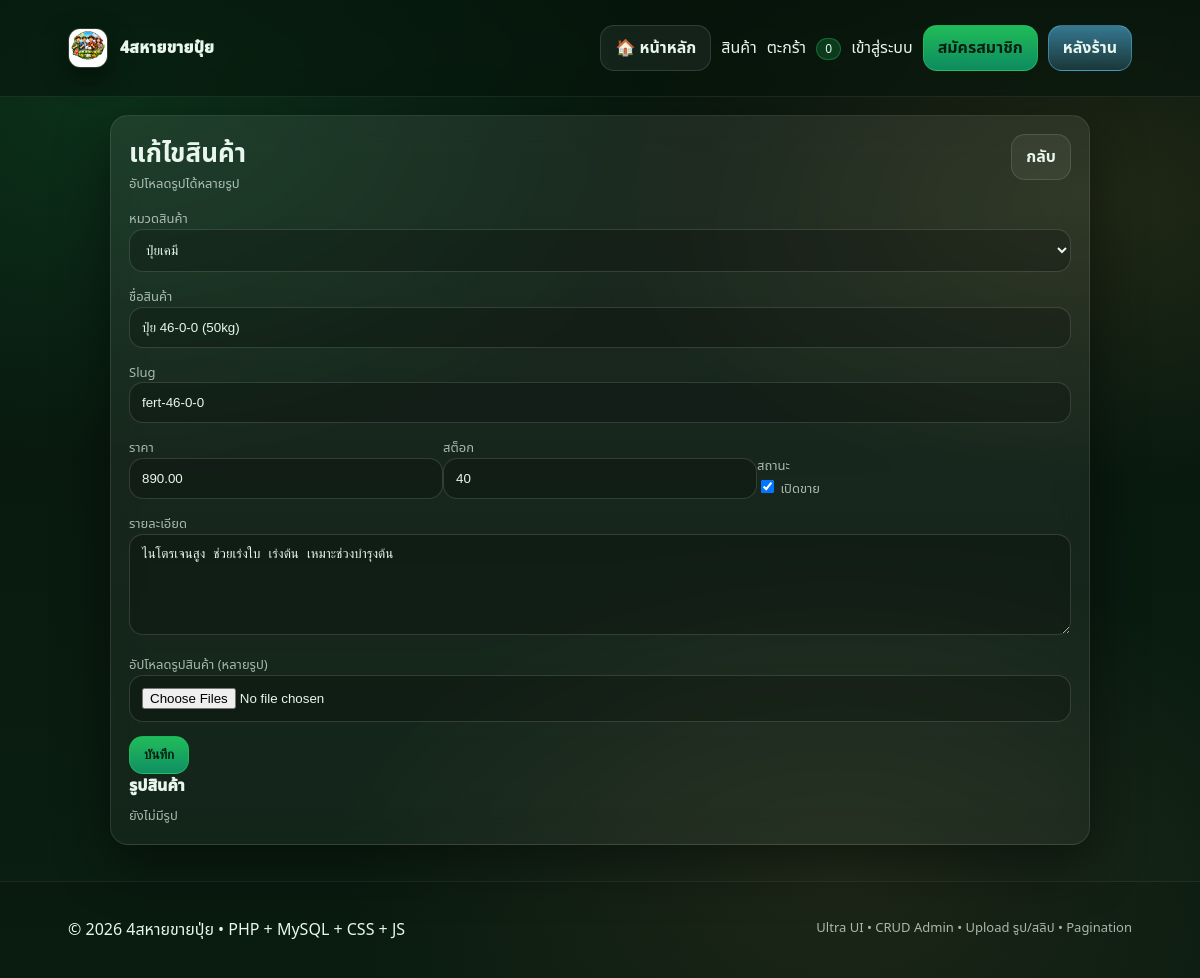
/admin/product_form.php?id=2 (signed in), run on the app's committed database.
### tables this page shows
CREATE TABLE products (
  id INT AUTO_INCREMENT PRIMARY KEY,
  category_id INT NOT NULL,
  name VARCHAR(200) NOT NULL,
  slug VARCHAR(220) NOT NULL UNIQUE,
  price DECIMAL(10,2) NOT NULL DEFAULT 0,
  stock INT NOT NULL DEFAULT 0,
  description TEXT,
  is_active TINYINT(1) NOT NULL DEFAULT 1,
  created_at TIMESTAMP DEFAULT CURRENT_TIMESTAMP,
  FOREIGN KEY (category_id) REFERENCES categories(id)
);

CREATE TABLE categories (
  id INT AUTO_INCREMENT PRIMARY KEY,
  name VARCHAR(120) NOT NULL,
  slug VARCHAR(140) NOT NULL UNIQUE
);

### includes/functions.php (called while the page is built, shortened)
<?php
function h($s): string {
  return htmlspecialchars((string)$s, ENT_QUOTES, 'UTF-8');
}
function url(string $path = '/'): string {
  return rtrim(BASE_URL, '/') . $path;
}

### admin/product_form.php (the view, shortened to what this page needs)
<?php
require_once __DIR__ . '/../includes/functions.php';
$pdo = db();
$id = (int)($_GET['id'] ?? 0);
$cats = $pdo->query("SELECT * FROM categories ORDER BY name")->fetchAll();
$p = ['category_id'=>($cats[0]['id'] ?? 1), 'name'=>'','slug'=>'','price'=>'0','stock'=>'0','description'=>'','is_active'=>1];
if ($id) {
  $st = $pdo->prepare("SELECT * FROM products WHERE id=?");
  $st->execute([$id]);
  $row = $st->fetch();
  if ($row) $p = $row;
}
$imgs = [];
if ($id) {
  $st = $pdo->prepare("SELECT * FROM product_images WHERE product_id=? ORDER BY sort_order ASC, id ASC");
  $st->execute([$id]);
  $imgs = $st->fetchAll();
}
require __DIR__ . '/../includes/header.php';
?>
<div class="card panel" style="max-width:980px;margin:0 auto">
  <div class="section-title">
    <div><div class="h2"><?= $id ? 'แก้ไขสินค้า' : 'เพิ่มสินค้า' ?></div><div class="small">อัปโหลดรูปได้หลายรูป</div></div>
    <a class="btn" href="<?= h(url('/admin/products.php')) ?>">กลับ</a>
  </div>
  <form method="post" enctype="multipart/form-data">
    <label class="small">หมวดสินค้า</label>
    <select class="input" name="category_id">
      <?php foreach($cats as $c): ?>
        <option value="<?= (int)$c['id'] ?>" <?= (int)$p['category_id']===(int)$c['id']?'selected':'' ?>><?= h($c['name']) ?></option>
      <?php endforeach; ?>
    </select>
    <label class="small">ชื่อสินค้า</label>
    <input class="input" name="name" value="<?= h((string)$p['name']) ?>" required>
    <label class="small">Slug</label>
    <input class="input" name="slug" value="<?= h((string)$p['slug']) ?>" required>
    <div class="row wrap" style="margin-top:12px;align-items:flex-end">
      <div style="flex:1;min-width:180px"><label class="small">ราคา</label><input class="input" type="number" step="0.01" name="price" value="<?= h((string)$p['price']) ?>" required></div>
      <div style="flex:1;min-width:180px"><label class="small">สต็อก</label><input class="input" type="number" name="stock" value="<?= h((string)$p['stock']) ?>" required></div>
      <div style="flex:1;min-width:180px"><label class="small">สถานะ</label><br><label class="small"><input type="checkbox" name="is_active" <?= (int)$p['is_active']===1?'checked':'' ?>> เปิดขาย</label></div>
    </div>
    <label class="small">รายละเอียด</label>
    <textarea class="input" name="description" rows="5"><?= h((string)$p['description']) ?></textarea>
    <label class="small">อัปโหลดรูปสินค้า (หลายรูป)</label>
    <input class="input" type="file" name="images[]" accept=".jpg,.jpeg,.png,.webp" multiple>
    <button class="btn primary" name="save" value="1">บันทึก</button>
  </form>
  <?php if($id): ?>
    <div style="font-weight:950;margin-bottom:8px">รูปสินค้า</div>
    <?php if(!$imgs): ?>
      <div class="small">ยังไม่มีรูป</div>
    <?php endif; ?>
  <?php endif; ?>
</div>
<?php require __DIR__ . '/../includes/footer.php'; ?>

### assets/css/ultra.css (style rules this page uses)
:root { --bg0:#07140c; --bg1:#0b1f12; --card:rgba(255,255,255,.06); --card2:rgba(255,255,255,.08); --line:rgba(255,255,255,.10); --text:#e9f6ee; --muted:rgba(233,246,238,.70); --green:#39d98a; --leaf:#22c55e; --soil:#a77b4f; --sun:#ffd166; --danger:#ff4d4d; --sky:#5cc8ff; --shadow: 0 18px 55px rgba(0,0,0,.45); --radius: 18px; }
* { box-sizing:border-box }
html,body { height:100% }
body { margin:0; font-family: ui-sans-serif, system-ui, -apple-system, "Segoe UI", Roboto, "Noto Sans Thai", sans-serif; color:var(--text); background: radial-gradient(1000px 600px at 10% 10%, rgba(34,197,94,.16), transparent 60%), radial-gradient(900px 520px at 90% 20%, rgba(255,209,102,.10), transparent 55%), radial-gradient(900px 600px at 70% 90%, rgba(167,123,79,.14), transparent 55%), linear-gradient(180deg, var(--bg0), var(--bg1)); }
a { color:inherit; text-decoration:none }
.row { display:flex }
.wrap { flex-wrap:wrap }
.small { font-size:13px; color:var(--muted) }
.h2 { font-size:26px; font-weight:900 }
.card { background:linear-gradient(180deg, rgba(255,255,255,.08), rgba(255,255,255,.04)); border:1px solid var(--line); border-radius:var(--radius); box-shadow: var(--shadow); backdrop-filter: blur(14px); }
.panel { padding:18px }
.section-title { display:flex; align-items:flex-start; justify-content:space-between; gap:12px; }
.btn { display:inline-flex; align-items:center; justify-content:center; gap:8px; padding:10px 14px; border-radius:14px; border:1px solid rgba(255,255,255,.12); background:rgba(255,255,255,.06); color:var(--text); font-weight:750; cursor:pointer; transition:.18s transform, .18s background, .18s border; }
.btn.primary { background:linear-gradient(180deg, rgba(34,197,94,.95), rgba(16,185,129,.72)); border:1px solid rgba(34,197,94,.65); color:#052012; }
.input, textarea, select { width:100%; padding:12px 12px; border-radius:14px; border:1px solid rgba(255,255,255,.14); background:rgba(0,0,0,.22); color:var(--text); outline:none; }
textarea { resize:vertical }

### data on the page
products: category_id "ปุ๋ยเคมี", name "ปุ๋ย 46-0-0 (50kg)", slug "fert-46-0-0", price "890.00", stock "40", is_active "☑", description "ไนโตรเจนสูง ช่วยเร่งใบ เร่งต้น เหมาะช่วงบำรุงต้น"

### other printed values
cart_count() "0"
APP_NAME "4สหายขายปุ่ย"
